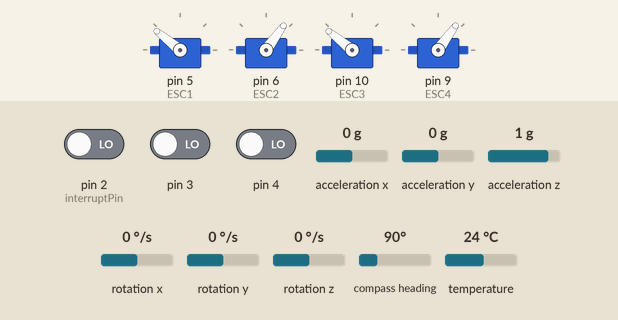
Bench run of a sketch on a simulated Arduino Uno, built with avr-gcc and run on an emulated ATmega328P. Parts: 4 × servo. Inputs (shaded band) come from the test bench; at power-on: pin 2 (interruptPin) LOW, pin 3 LOW, pin 4 LOW, acceleration x 0 g, acceleration y 0 g, acceleration z 1 g, rotation x 0 °/s, rotation y 0 °/s, rotation z 0 °/s, compass heading 90°, temperature 24 °C. What the sketch prints to the serial monitor is not drawn.

Above: at 2.05 s.
At 2.4 s:
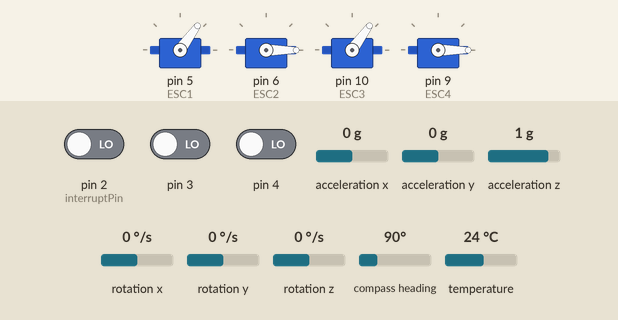
Timing chart, 0 to 5.0 s (numbered marks = the images above):
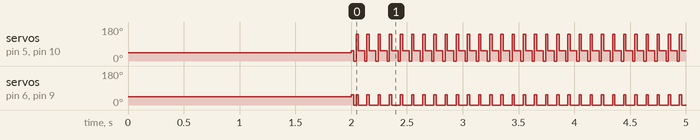

The sketch:

QuadrInoFly.ino
```cpp
// (licence header left out)
#include "Define.h"

/***************Prepocessor*******************/


/*******************Variable******************/
const byte ledPin = 13;
const byte interruptPin = 2;
volatile byte state = LOW;

//byte varCompteur = 0; // cout var for ISR

unsigned long currentMillis = 0;
unsigned long previousMillis = 0;
//const long interval = 10; //time period to get value fron sensor in millisecond

unsigned long currentMillisRF = 0;
unsigned long previousMillisRF = 0;
//const long intervalRF = 100; //time period to get value fron RF controller in millisecond

void setup()
{
	/*Init serial com at 9600 Baud*/
	Serial.begin(9600);

	/*Motor configuration*/
	configMotor();

	/*Sensor Configuration*/
	SensorInit();

	/*Timer2 config*/
    //Timer2Config();

	/*RF Throttle Config*/
	AxeThrottle(4);	//declare throttle on PIN4
	AxePitch(3);
	AxeRoll(2);

}

void loop()
{
	//Returns the number of milliseconds since the Arduino board began running the current program.
	currentMillis = millis();
	currentMillisRF = currentMillis;

	//set Motors speed, depending on values return gy Gyro
	setSpeedMotors();

	if(currentMillis - previousMillis >= getInterval())
	{
		//save the last time you blinked the LED
		previousMillis = currentMillis;

		//get data from sensor (gyro)
		SensorGet();
	 }

	if(currentMillisRF - previousMillisRF >= getIntervalRf())
	{
		previousMillisRF = currentMillisRF;

		/*Serial.println("throttle input: ");
		Serial.println(i);*/
		setGenSpeed(readThrottle());
		readPitch();
		readRoll();
	}
}


/*
Serial Read Pin INPUT interrupt*/
//void serialEvent() {
//	while (Serial.available())
//	{
//		//get data from controller
//		serialAnalyser();
//	}
//}

/*
*Reserve interrupt routine service (ISR) by Arduino
*/
//ISR(TIMER2_OVF_vect)
//{
//	TCNT2 = 256 - 250; // 250 x 16 µS = 4 ms
//	if (varCompteur++ > 25)// 25 * 4 ms = 100 ms (half-period)
//	{
//		varCompteur = 0;
//		//Serial.println("debugFromISR");
//		serialAnalyser();
//	}
//}
```

Define.h
```cpp
// Define.h

#ifndef _DEFINE_h
#define _DEFINE_h

#include <Arduino.h>
#include <Servo.h>
#include <SPI.h>
#include <Wire.h>
#include <WString.h>

#include "Adafruit_Sensor.h"
#include "Adafruit_LSM9DS0.h"

#include "Motor.h"
#include "Sensor.h"
#include "Timer.h"
#include "PID.h"
#include "process.h"
#include "serialRcver.h"
#include "callBackFunction.h"
#include "RfReader.h"

#define SW_VERSION "0.1.0"


#endif //_DEFINE_h
```

Motor.cpp
```cpp
/****************************************************

Use Default connection for I2C:
Connect Motor A to pin 6
Connect Motor B to pin 5
Connect Motor C to pin 10
Connect Motor D to pin 9
****************************************************/

#include "Define.h"

/******************Preprocessor****************/


/*******************Variable******************/
Servo ESC1;
Servo ESC2;
Servo ESC3;
Servo ESC4;


/*******************Function******************/
/*
*   Init & Configure ESC
*   Use pwm Pin 5,6,9,10
*/
void configMotor()
{
    ESC1.attach(5);
    ESC2.attach(6);
    ESC3.attach(10);
    ESC4.attach(9);

    ESC1.writeMicroseconds(1000);
    ESC2.writeMicroseconds(1000);
    ESC3.writeMicroseconds(1000);
    ESC4.writeMicroseconds(1000);

    //After setting initialisation, ESC need a delay before setting speed for motor
    delay(2000);
}

/*
*   Allow to set motor's speed
*/
void setSpeedGlobal(int pPpm)
{
    ESC1.writeMicroseconds(pPpm);
	ESC2.writeMicroseconds(pPpm);
	ESC3.writeMicroseconds(pPpm);
	ESC4.writeMicroseconds(pPpm);
}

void setSpeedA(int pPpm)
{
    ESC1.writeMicroseconds(pPpm);
}

void setSpeedB(int pPpm)
{
	ESC2.writeMicroseconds(pPpm);
}

/*
*   Allow to set motor's speed
*/
void setSpeedC(int pPpm)
{
	ESC3.writeMicroseconds(pPpm);
}

void setSpeedD(int pPpm)
{
	ESC4.writeMicroseconds(pPpm);
}
```

Motor.h
```cpp
#ifndef MOTOR_H_INCLUDED
#define MOTOR_H_INCLUDED

void configMotor();
void setSpeedGlobal(int pPpm);
void setSpeedA(int pPpm);
void setSpeedB(int pPpm);
void setSpeedC(int pPpm);
void setSpeedD(int pPpm);

#endif // MOTOR_H_INCLUDED
```

PID.cpp
```cpp
#include "Define.h"

/*--------------Preprocessor---------*/
#define KP 1
#define KI 0.5
#define KD 0.2

#define deposit 0

/*------------Function---------------*/

/*
*	Controller P
*	return type: short
*/
short controllerP(float * pDatasensor)
{
	short P = (short)((deposit - *pDatasensor) * KP);
	//Serial.println(P);
	return P;

	/*
	* Positif -> Negatif
	* Negatif -> positif
	* Range integer value: [-160 ; 160]
	*/
}

/*
*	Controller PI
*	return type: Short
*/
short controllerPI(float * pDatasensor, float pTabSum)
{
	return (short)( ((deposit - *pDatasensor) * KP)
					+ (pTabSum * KI) );
}

/*
*	Controller PID
*	return type: Short
*/
short controllerPID(float * pDatasensor, float pTabSum)
{
	return (short)(((deposit - *pDatasensor) * KP)
					+ (pTabSum * KI)
					+ (getInterval() * KD) );
}
```

PID.h
```cpp
#ifndef PID_H_INCLUDED
#define PID_H_INCLUDED

short controllerP(float * pDatasensor);
short controllerPI(float * pDatasensor);

#endif // PID_H_INCLUDED
```

RfReader.cpp
```cpp
#include "Define.h"

#define PERIODE 20000 /*PWM signal Periode, in output sensor */
#define PWM_MIN 1100
#define PWM_MAX 2000

int throttlePin = 0;
int pitchPin = 0;
int rollPin = 0;

int throttleRead = 0;
int pitchRead = 0;
int rollRead = 0;

void AxeThrottle(int pinCanal)
{
	throttlePin = pinCanal;
	pinMode(throttlePin, INPUT);
}

void AxePitch(int pinCanal)
{
	pitchPin = pinCanal;
	pinMode(pitchPin, INPUT);
}

void AxeRoll(int pinCanal)
{
	rollPin = pinCanal;
	pinMode(rollPin, INPUT);
}

int readThrottle()
{
	throttleRead = pulseIn(throttlePin, HIGH, PERIODE);
	return map(throttleRead, 1000, 2000, 1100, 2000);
}

int readPitch()
{
	pitchRead = pulseIn(pitchPin, HIGH, PERIODE);
	short temp = map(pitchRead, 1000, 2000, 1100, 2000);
	if (temp >= 1550)
	{
		short vPitch = 0;
		vPitch = map(temp, 1550, 2000, 1100, 2000);

		setSpeedA(checkSpeedSupp(getGenMotorSpeed(), vPitch));
		setSpeedC(checkSpeedSupp(getGenMotorSpeed(), vPitch));

		setSpeedB(checkSpeedAdd(getGenMotorSpeed(), vPitch));
		setSpeedD(checkSpeedAdd(getGenMotorSpeed(), vPitch));
	}
	else
	{
		short vPitch = 0;
		vPitch = map(temp, 1550, 1100, 1100, 2000);

		setSpeedB(checkSpeedSupp(getGenMotorSpeed(), vPitch));
		setSpeedD(checkSpeedSupp(getGenMotorSpeed(), vPitch));

		setSpeedA(checkSpeedAdd(getGenMotorSpeed(), vPitch));
		setSpeedC(checkSpeedAdd(getGenMotorSpeed(), vPitch));
	}
}

int readRoll()
{
	rollRead = pulseIn(rollPin, HIGH, PERIODE);
	int temp = map(rollRead, 1000, 2000, 1100, 2000);
	if (temp >= 1550)
	{
		short vRoll = 0;
		vRoll = map(temp, 1550, 2000, 1100, 2000);

		setSpeedA(checkSpeedSupp(getGenMotorSpeed(), vRoll));
		setSpeedD(checkSpeedSupp(getGenMotorSpeed(), vRoll));

		setSpeedB(checkSpeedAdd(getGenMotorSpeed(), vRoll));
		setSpeedC(checkSpeedAdd(getGenMotorSpeed(), vRoll));
	}
	else
	{
		short vRoll = 0;
		vRoll = map(temp, 1550, 2000, 1100, 2000);

		setSpeedB(checkSpeedSupp(getGenMotorSpeed(), vRoll));
		setSpeedC(checkSpeedSupp(getGenMotorSpeed(), vRoll));

		setSpeedA(checkSpeedAdd(getGenMotorSpeed(), vRoll));
		setSpeedD(checkSpeedAdd(getGenMotorSpeed(), vRoll));
	}
}
```

RfReader.h
```cpp
// RfReader.h

#ifndef _RFREADER_h
#define _RFREADER_h

void AxeThrottle(int pinCanal);
void AxePitch(int pinCanal);
void AxeRoll(int pinCanal);

int readThrottle();
int readPitch();
int readRoll();

#endif
```

Sensor.cpp
```cpp
/****************************************************
This code is based on "sensorapi.ino" file, available
in "Adafruit_LSM9DS0_Library-master", provide by
Kevin Townsend for Adafruit Industries.

Use Default connection for I2C:
    Connect SCL to analog 5
    Connect SDA to analog 4
    Connect VDD to 5V DC
    Connect GROUND to common ground*
****************************************************/

#include "Define.h"

/*******************preprocessor******************/

#define TABANGVELGYROXSIZE 10	//size of Angular velocity tabs
#define TABANGVELGYROYSIZE 10
#define TABANGPOSGYROXSIZE 10	//size of Angular position tabs
#define TABANGPOSGYROYSIZE 10


/*******************Variable******************/

	/* Assign a unique base ID for this sensor */
	Adafruit_LSM9DS0 lsm = Adafruit_LSM9DS0(1000);  // Use I2C, ID #1000

	/* Array of Angular velocity
	 * 20 elements -> 200 ms to fill the array
	 */
	float tabAngVelGyroX[TABANGVELGYROXSIZE] = { 0.0, 0.0, 0.0, 0.0, 0.0, 0.0, 0.0, 0.0, 0.0, 0.0 };

	float tabAngVelGyroY[TABANGVELGYROYSIZE] = { 0.0, 0.0, 0.0, 0.0, 0.0, 0.0, 0.0, 0.0, 0.0, 0.0 };

	/* Array of Angular position
	* 20 elements -> 200 ms to fill the array
	*/
	float tabAngPosGyroX[TABANGPOSGYROXSIZE] = { 0.0, 0.0, 0.0, 0.0, 0.0, 0.0, 0.0, 0.0, 0.0, 0.0 };

	float tabAngPosGyroY[TABANGPOSGYROYSIZE] = { 0.0, 0.0, 0.0, 0.0, 0.0, 0.0, 0.0, 0.0, 0.0, 0.0 };

/*******************Function******************/
/*
    Configures the gain and integration time for the TSL2561
*/
void SensorSensitivityConf()
{
  // 1.) Set the accelerometer range
  lsm.setupAccel(lsm.LSM9DS0_ACCELRANGE_2G);
  //lsm.setupAccel(lsm.LSM9DS0_ACCELRANGE_4G);
  //lsm.setupAccel(lsm.LSM9DS0_ACCELRANGE_6G);
  //lsm.setupAccel(lsm.LSM9DS0_ACCELRANGE_8G);
  //lsm.setupAccel(lsm.LSM9DS0_ACCELRANGE_16G);

  // 2.) Set the magnetometer sensitivity
  lsm.setupMag(lsm.LSM9DS0_MAGGAIN_2GAUSS);
  //lsm.setupMag(lsm.LSM9DS0_MAGGAIN_4GAUSS);
  //lsm.setupMag(lsm.LSM9DS0_MAGGAIN_8GAUSS);
  //lsm.setupMag(lsm.LSM9DS0_MAGGAIN_12GAUSS);

  // 3.) Setup the gyroscope
  lsm.setupGyro(lsm.LSM9DS0_GYROSCALE_245DPS);
  //lsm.setupGyro(lsm.LSM9DS0_GYROSCALE_500DPS);
  //lsm.setupGyro(lsm.LSM9DS0_GYROSCALE_2000DPS);
}

/*
    Arduino setup function (automatically called at startup)
*/
void SensorInit()
{
	//Serial.println(F("LSM9DS0 9DOF Sensor Test\r\n"));

    /* Initialise the sensor */
    if(!lsm.begin())
    {
		/* There was a problem detecting the LSM9DS0 ... check your connections */
		Serial.print(F("Ooops, no LSM9DS0 detected ... Check your wiring or I2C ADDR!\r\n"));
		while(1);
    }

    Serial.println("Found LSM9DS0 9DOF\r\n");

    /* Setup the sensor gain and integration time */
    SensorSensitivityConf();
}

/*
    Display value from accelerometer, Giroscope & magnetometer
*/
void SensorValDisplay()
{
    sensors_event_t accel, mag, gyro, temp;
    lsm.getEvent(&accel, &mag, &gyro, &temp);

    // print out accelleration data
    Serial.print("Accel X: "); Serial.print(accel.acceleration.x); Serial.print(" ");
    Serial.print("  \tY: "); Serial.print(accel.acceleration.y);       Serial.print(" ");
    Serial.print("  \tZ: "); Serial.print(accel.acceleration.z);     Serial.println("  \tm/s^2");

    // print out magnetometer data
    Serial.print("Magn. X: "); Serial.print(mag.magnetic.x); Serial.print(" ");
    Serial.print("  \tY: "); Serial.print(mag.magnetic.y);       Serial.print(" ");
    Serial.print("  \tZ: "); Serial.print(mag.magnetic.z);     Serial.println("  \tgauss");

    // print out gyroscopic data
    Serial.print("Gyro  X: "); Serial.print(gyro.gyro.x); Serial.print(" ");
    Serial.print("  \tY: "); Serial.print(gyro.gyro.y);       Serial.print(" ");
    Serial.print("  \tZ: "); Serial.print(gyro.gyro.z);     Serial.println("  \tdps");

    // print out temperature data
    Serial.print("Temp: "); Serial.print(temp.temperature); Serial.println(" *C");

    Serial.println("**********************\n");
}

/*
*   Get Value from Gyro
*/
void SensorGet()
{
	//get new value of sensors
	sensors_event_t accel, mag, gyro, temp;
	lsm.getEvent(&accel, &mag, &gyro, &temp);

    GiroX_Feed(gyro.gyro.x);
	GiroY_Feed(gyro.gyro.y);
}

/*
*   Feed giroX circular buffer
*/
void GiroX_Feed(float pX)
{
	static short index = 0;

	if (index >= (TABANGVELGYROXSIZE-1))
	{
		index = 0;
	}
	if (pX != 0.0)
	{
		tabAngVelGyroX[index] = pX;
		tabAngPosGyroX[index] = tabAngVelGyroX[index] / getInterval();
		index++;
	}

}

/*
*   Read ROll/giroX circular buffer
*	return type: short
*/
float GiroX_Read()
{
	return (avrgTab(tabAngPosGyroX, TABANGVELGYROXSIZE));

	/*short index = 0;

	for(index; index < 30; index++)
	{
		Serial.println(tabGyroX[index]);
	}
	Serial.println("\r\n\r\n");*/
}

/*
*   Feed giroY circular buffer
*/
void GiroY_Feed(float pY)
{
	static short index = 0;

	if (index >= (TABANGVELGYROYSIZE - 1))
	{
		index = 0;
	}

	if (pY != 0.0)
	{
		tabAngVelGyroY[index] = pY;
		tabAngPosGyroY[index] = tabAngVelGyroY[index] / getInterval();
		index++;
	}
}

/*
*   Read Pitch/giroY circular buffer
*	return type: short
*/
float GiroY_Read()
{
	return (avrgTab(tabAngPosGyroY, TABANGVELGYROYSIZE));
}

/*
* Return average value of tabSenss
* return Type : short
*/
float avrgTab(float pTab[], short pSize)
{
	short i = 0;
	float avrg = 0;

	for (i = 0; i < pSize; i++)
	{
		avrg += pTab[i];
	}

	return (avrg / pSize);
}

/*
* Return total sum of tabSenss
* return Type : short
*/
float sumTotal(float pTab[], short pSize)
{
	short i = 0;
	float sumTotal = 0;

	for (i = 0; i < pSize; i++)
	{
		sumTotal += pTab[i];
	}

	return (sumTotal);
}
```

Sensor.h
```cpp
#ifndef SENSOR_H_INCLUDED
#define SENSOR_H_INCLUDED

void SensorSensitivityConf();
void SensorInit();
void SensorValDisplay();

void SensorGet();

void GiroX_Feed(float pX);
float GiroX_Read();

void GiroY_Feed(float pY);
float GiroY_Read();

float avrgTab(float pTab[], short pSize);
float sumTotal(float pTab[], short pSize);

#endif // SENSOR_H_INCLUDED
```

Timer.cpp
```cpp
#include "Define.h"

void Timer2Config()
{
	cli(); // Disable global interrupt to protect critic area

    bitClear (TCCR2A, WGM20); // WGM20 = 0
    bitClear (TCCR2A, WGM21); // WGM21 = 0
    TCCR2B = 0b00000110; // Clock / 256, so 16 micro-s and WGM22 = 0
    TIMSK2 = 0b00000001; // local interruption allow by TOIE2

	sei(); // activate global interruption
}
```

Timer.h
```cpp
#ifndef TIMER_H_INCLUDED
#define TIMER_H_INCLUDED

void Timer2Config();

#endif // TIMER_H_INCLUDED
```

callBackFunction.cpp
```cpp
//
//
//

#include "Define.h"

static int crntThrottle	= 0;
static int crntPitch	= 0;
static int crntRoll		= 0;

static void PrintToSerial(String pString)
{
	delay(10);
	Serial.print(pString + '\n');
}

/*
*	set general speed, get from controller, of quadricoter
*/
void throttleCb(int pThrottle)
{
	int throttle = map(pThrottle, -32767, 32768, 1100, 2000);
	setGenSpeed(throttle);
}

/*
*	set Pitch, get from controller, of quadricoter
*/
void PitchCb(int pPtich)
{
	int pitch = map(pPtich, -32768, 32767, 0, 200);
	setSpeedMotors(float(pitch), 0.0f);
}

/*
*	set Roll, get from controller, of quadricoter
*/
void RollCb(int pRoll)
{
	int roll = map(pRoll, -32768, 32767, 0, 200);
	setSpeedMotors(0.0f, float(roll));
}

/*
*	send current software version throught serial com
*/
void VersionCb(int a)
{
	PrintToSerial(SW_VERSION);
}
```

callBackFunction.h
```cpp
// callBackFunction.h

#ifndef _CALLBACKFUNCTION_h
#define _CALLBACKFUNCTION_h

void throttleCb(int);
void PitchCb(int);
void RollCb(int);
void VersionCb(int);

#endif
```

process.cpp
```cpp
//
//
//

#include "Define.h"

/******************Variable***********************/
#define INTERVAL	10		//time period to get value fron sensor in millisecond
#define INTERVAL_RF	100		//time period to get value fron RF controller in millisecond

float RollX;
float PitchY;

float * pRollX = &RollX;
float * pPitchY = &PitchY;

//1100 -> motor activate, no rotation
//2000 -> motor activate, max speed
int genMotorSpeed = 1100;

/********************Function*******************/

/*
*	Set general motor speed, based on value return by controller
*/
void setGenSpeed(int pSpeed)
{
	genMotorSpeed = pSpeed;
	setSpeedGlobal(genMotorSpeed);
}

/*
*	Set motor speed, based on value return by gyro sensor
*/
void setSpeedMotors()
{
	*pRollX	 = GiroX_Read();
	*pPitchY = GiroY_Read();

	//controllerP(pRollX);

	if ( *pRollX < 0)
	{
		setSpeedC(checkSpeedSupp(genMotorSpeed, controllerP(pRollX)));
		setSpeedD(checkSpeedAdd(genMotorSpeed, controllerP(pRollX)));

	}
	else
	{
		setSpeedC(checkSpeedSupp(genMotorSpeed, controllerP(pRollX)));
		setSpeedD(checkSpeedAdd(genMotorSpeed, controllerP(pRollX)));
	}

	if (*pPitchY < 0)
	{
		setSpeedA(checkSpeedSupp(genMotorSpeed, controllerP(pPitchY)));
		setSpeedB(checkSpeedAdd(genMotorSpeed, controllerP(pPitchY)));
	}
	else {
		setSpeedA(checkSpeedSupp(genMotorSpeed, controllerP(pPitchY)));
		setSpeedB(checkSpeedAdd(genMotorSpeed, controllerP(pPitchY)));
	}
}

/*
*	Controller set motor speed (based on value return by controller, in our case "XBOX controller"
*/
void setSpeedMotors(float pControllerPitch, float pControllerRoll )
{
	*pRollX = pControllerRoll;
	*pPitchY = pControllerPitch;

	//controllerP(pRollX);

	if (*pRollX < 0)
	{
		setSpeedC(checkSpeedSupp(genMotorSpeed, controllerP(pRollX)));
		setSpeedD(checkSpeedAdd(genMotorSpeed, controllerP(pRollX)));
	}
	else
	{
		setSpeedC(checkSpeedSupp(genMotorSpeed, controllerP(pRollX)));
		setSpeedD(checkSpeedAdd(genMotorSpeed, controllerP(pRollX)));
	}

	if (*pPitchY < 0)
	{
		setSpeedA(checkSpeedSupp(genMotorSpeed, controllerP(pPitchY)));
		setSpeedB(checkSpeedAdd(genMotorSpeed, controllerP(pPitchY)));
	}
	else {
		setSpeedA(checkSpeedSupp(genMotorSpeed, controllerP(pPitchY)));
		setSpeedB(checkSpeedAdd(genMotorSpeed, controllerP(pPitchY)));
	}
}

int checkSpeedAdd(int pGlobSpeed, int pGyroSpeed)
{
	if ((pGlobSpeed + pGyroSpeed) > 2000)
	{
		return (2000);
	}
	return (pGlobSpeed + pGyroSpeed);
}

int checkSpeedSupp(int pGlobSpeed, int pGyroSpeed)
{
	if ((pGlobSpeed - pGyroSpeed) < 1100)
	{
		return (1100);
	}
	return (pGlobSpeed - pGyroSpeed);
}

/*
*	Return time period to get value fron sensor in millisecond
*/
unsigned long getInterval()
{
	return INTERVAL;
}

/*
*	Return time period to get value fron RF controller in millisecond
*/
unsigned long getIntervalRf()
{
	return INTERVAL_RF;
}

short getGenMotorSpeed()
{
	return genMotorSpeed;
}
```

process.h
```cpp
// process.h

#ifndef _PROCESS_h
#define _PROCESS_h

void setGenSpeed(int pSpeed);
void setSpeedMotors();
void setSpeedMotors(float pControllerPitch, float pControllerRoll);

int checkSpeedAdd(int pGlobSpeed, int pGyroSpeed);
int checkSpeedSupp(int pGlobSpeed, int pGyroSpeed);

unsigned long getInterval();
unsigned long getIntervalRf();
short getGenMotorSpeed();

#endif //_PROCESS_h
```

serialRcver.h
```cpp
// serialRcver.h

#ifndef _SERIALRCVER_h
#define _SERIALRCVER_h

/*
*	cmd_t struct
*/
struct cmd_t
{
	String cmd;
	void(*cb)(int);
};

void serialAnalyser();

#endif //_SERIALRCVER_h
```

Source omitted: serialRcver.cpp (823 bytes)

Measured:
- by itself, servo on pin 5 (ESC1), servo on pin 10 (ESC3): repeats every 0.10 s: 0° 0.02 s, 141° 0.02 s, 54° 0.06 s
- by itself, servo on pin 6 (ESC2), servo on pin 9 (ESC4): goes 54° 0.02 s, 0° 0.02 s, 613 × (54° 0.02 s, 0° 0.08 s), 54° 0.02 s, then 0°
